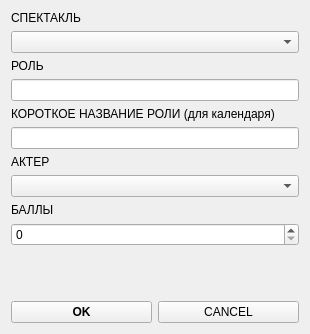
<?xml version="1.0" encoding="UTF-8"?>
<ui version="4.0">
 <class>Form</class>
 <widget class="QWidget" name="Form">
  <property name="geometry">
   <rect>
    <x>0</x>
    <y>0</y>
    <width>310</width>
    <height>334</height>
   </rect>
  </property>
  <property name="windowTitle">
   <string>Добавить РОЛЬ в базу данных</string>
  </property>
  <layout class="QGridLayout" name="gridLayout">
   <item row="0" column="0">
    <layout class="QVBoxLayout" name="verticalLayout">
     <item>
      <widget class="QLabel" name="label_addRoleBase_act">
       <property name="text">
        <string>СПЕКТАКЛЬ</string>
       </property>
      </widget>
     </item>
     <item>
      <widget class="QComboBox" name="comboBox_addRoleBase_act"/>
     </item>
     <item>
      <widget class="QLabel" name="label_addRoleBase_role">
       <property name="text">
        <string>РОЛЬ</string>
       </property>
      </widget>
     </item>
     <item>
      <widget class="QLineEdit" name="lineEdit_addRoleBase_role"/>
     </item>
     <item>
      <widget class="QLabel" name="label_addRoleBase_short">
       <property name="text">
        <string>КОРОТКОЕ НАЗВАНИЕ РОЛИ (для календаря)</string>
       </property>
      </widget>
     </item>
     <item>
      <widget class="QLineEdit" name="lineEdit_addRoleBase_short"/>
     </item>
     <item>
      <widget class="QLabel" name="label_addRoleBase_actor">
       <property name="text">
        <string>АКТЕР</string>
       </property>
      </widget>
     </item>
     <item>
      <widget class="QComboBox" name="comboBox_addRoleBase_actor"/>
     </item>
     <item>
      <widget class="QLabel" name="labe_addRoleBase_bal">
       <property name="text">
        <string>БАЛЛЫ</string>
       </property>
      </widget>
     </item>
     <item>
      <widget class="QSpinBox" name="spinBox_addRoleBase_bal"/>
     </item>
    </layout>
   </item>
   <item row="2" column="0">
    <layout class="QHBoxLayout" name="horizontalLayout_3">
     <item alignment="Qt::AlignBottom">
      <widget class="QPushButton" name="pushButton_addRoleBase_ok">
       <property name="font">
        <font>
         <weight>75</weight>
         <bold>true</bold>
        </font>
       </property>
       <property name="text">
        <string>OK</string>
       </property>
      </widget>
     </item>
     <item alignment="Qt::AlignBottom">
      <widget class="QPushButton" name="pushButton_addRoleBase_cancel">
       <property name="text">
        <string>CANCEL</string>
       </property>
      </widget>
     </item>
    </layout>
   </item>
  </layout>
 </widget>
 <resources/>
 <connections/>
</ui>
